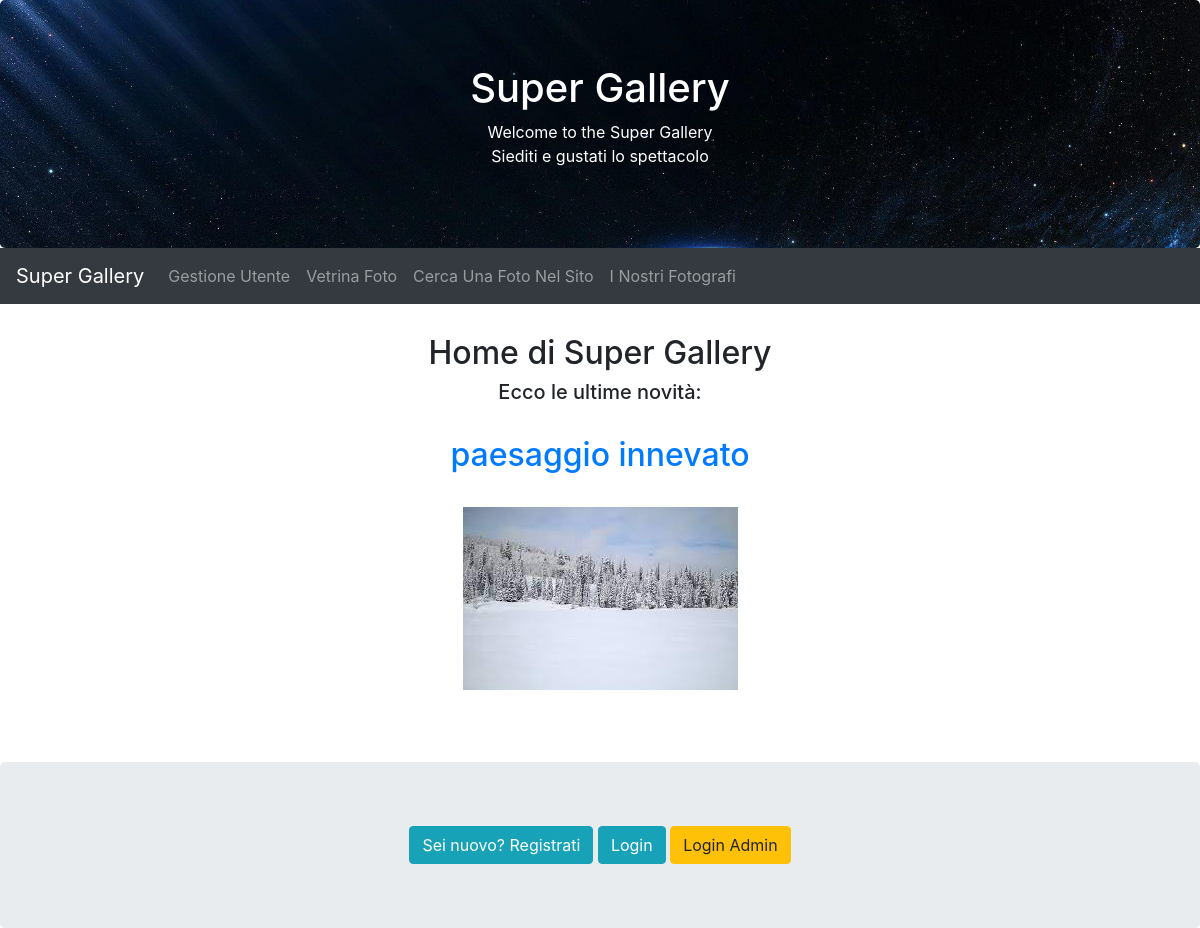
The page / on the database its author committed.
### APPfoto/models.py (models this page shows, shortened)
class Foto(models.Model):
    COLOUR_CHOICES = [
        ("Black", "Black"),
        ("Dark Blue", "Dark Blue"),
        ("Green", "Green"),
        ("Grey", "Grey"),
        ("Light Blue", "Light Blue"),
        ("Orange", "Orange"),
        ("Pink", "Pink"),
        ("Purple", "Purple"),
        ("Red", "Red"),
        ("White", "White"),
        ("Yellow", "Yellow"),
    ]
    name = models.CharField(max_length=50, default="No name Given")
    main_colour = models.CharField(max_length=100, choices=COLOUR_CHOICES)
    landscape = models.BooleanField()
    actual_photo = models.ImageField(upload_to='uploads/')
    artist = models.ForeignKey(User, on_delete=models.CASCADE, default=0)
    price = models.DecimalField(verbose_name="prezzo", max_digits=5, decimal_places=2, default=0.00)
    creation_date = models.DateTimeField(auto_now_add=True)

### foto_commerce/views.py (the view)
# urls.py: 2. Add a URL to urlpatterns:  path('', views.home, name='home')
def home(request):
    recent_photos = Foto.objects.order_by('-creation_date')[:5]  # 5 FOTO PIÙ NUOVE NEL CAROSELLO
    context = {'recent_photos': recent_photos}
    return render(request, 'home.html', context)

### foto_commerce/templates/home.html (shortened to what this page needs)
{% extends 'base.html' %}
{% load static %}
{% block header1 %}
  <h1>Super Gallery</h1>
  <p>Welcome to the Super Gallery
    <br>
    Siediti e gustati lo spettacolo</p>
{% endblock %}
{% block content %}
<h2>Home di Super Gallery</h2>
<h5>Ecco le ultime novità: </h5>
<div id="recent-photos-carousel" class="carousel slide" data-ride="carousel" data-interval="3000">
  <ol class="carousel-indicators">
    {% for foto in recent_photos %}
    <li data-target="#recent-photos-carousel" data-slide-to="{{ forloop.counter0 }}" {% if forloop.first %}class="active"{% endif %}></li>
    {% endfor %}
  </ol>
  <div class="carousel-inner">
    {% for foto in recent_photos %}
    <br>
    <div class="carousel-item {% if forloop.first %}active{% endif %}">
      <a href="{% url 'APPfoto:ricerca_risultati' foto.name 'name' %}">
        <h2>{{ foto.name }}</h2>
        <br>
        <img src="{{ foto.actual_photo.url }}" alt="{{ foto.name }}">
      </a>
      <br>
      <br>
      <br>
    </div>
    {% endfor %}
  </div>
  <a class="carousel-control-prev" href="#recent-photos-carousel" role="button" data-slide="prev">
    <span class="carousel-control-prev-icon" aria-hidden="true"></span>
  </a>
  <a class="carousel-control-next" href="#recent-photos-carousel" role="button" data-slide="next">
    <span class="carousel-control-next-icon" aria-hidden="true"></span>
  </a>
</div>
{% endblock %}

### rows shown on the page
Foto: name "paesaggio innevato", actual_photo (picture)
